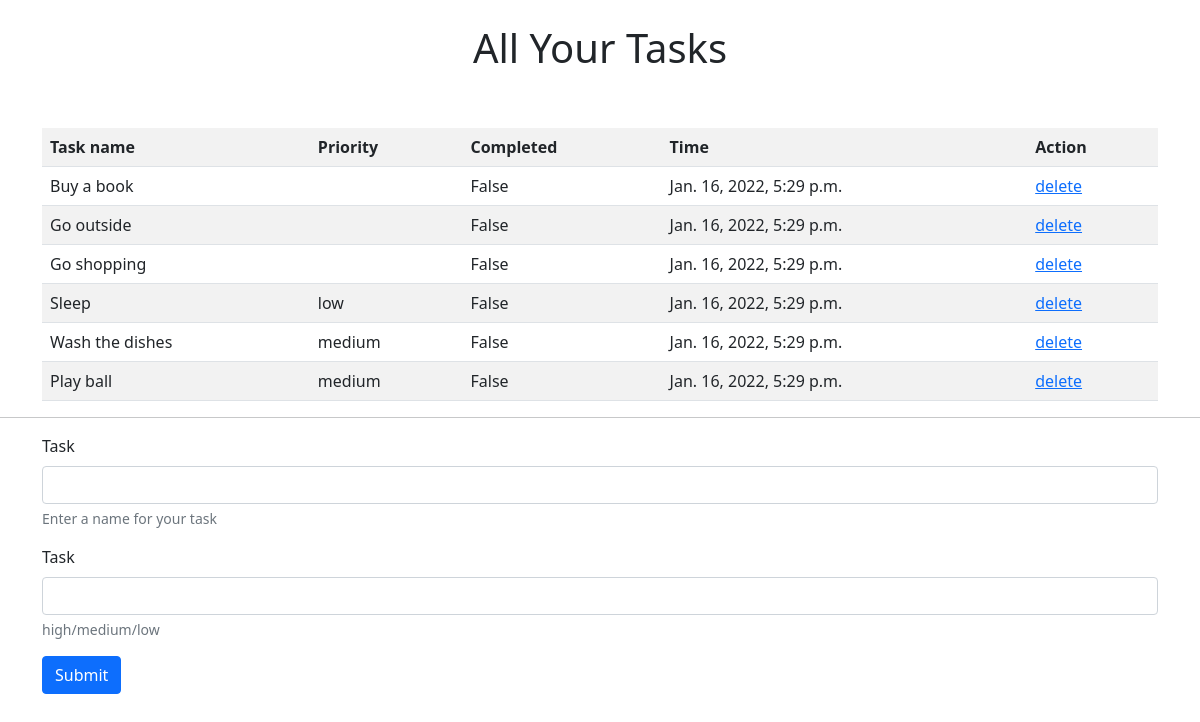
The page / on the database its author committed.
### task_management_app/models.py (models this page shows, shortened)
class Task(models.Model):
    task = models.CharField(max_length=30)
    priority = models.CharField(max_length=30)
    completed = models.BooleanField(default=False)
    time_date = models.DateTimeField(default=timezone.now())

### task_management_app/views.py (the view)
# urls.py: 2. Add a URL to urlpatterns:  path('', views.home, name='home')
def home(request):
    if request.method == "POST":
        form = TaskForm(request.POST or None)
        if form.is_valid():
            form.save()
            tasks = Task.objects.all()
            messages.success(request, message=("New item added!"))
            return render(request, template_name="index.html", context={"tasks": tasks})
    else:
        tasks = Task.objects.all()
        return render(request, template_name="index.html", context={"tasks": tasks})

### task_management_app/templates/index.html (shortened to what this page needs)
<html lang="en">
<head>
    <link href="https://cdn.jsdelivr.net/npm/bootstrap@5.1.3/dist/css/bootstrap.min.css" rel="stylesheet">
</head>
<body>
    <div class="container">
        <br><h1 class="text-center">All Your Tasks</h1><br><br>
        <table class="table table-striped table-hover">
            <tr>
                <th>Task name</th>
                <th>Priority</th>
                <th>Completed</th>
                <th>Time</th>
                <th>Action</th>
            </tr>
            {% for task in tasks %}
            <tr>
                <td>{{ task.task }}</td>
                <td>{{ task.priority }}</td>
                <td>{{ task.completed }}</td>
                <td>{{ task.time_date }}</td>
                <td><a href="{% url 'delete' task.id %}">delete</a></td>
            </tr>
            {% endfor %}
        </table>
    </div>
    <hr>
    <div class="container">
        <form action="{% url 'home' %}" method="post">
            <div class="mb-3">
                <label for="task" class="form-label">Task</label>
                <input type="text" class="form-control" name="task" id="task" aria-describedby="taskHelp">
                <div id="taskHelp" class="form-text">Enter a name for your task</div>
            </div>
            <div class="mb-3">
                <label for="priority" class="form-label">Task</label>
                <input type="text" class="form-control" name="priority" id="priority" aria-describedby="prioritykHelp">
                <div id="prioritykHelp" class="form-text">high/medium/low</div>
            </div>
            <button type="submit" class="btn btn-primary">Submit</button>
        </form>
    </div>
</body>
</html>

### rows shown on the page
Task: task "Buy a book", completed "False", time_date "Jan. 16, 2022, 5:29 p.m."
Task: task "Go outside", completed "False", time_date "Jan. 16, 2022, 5:29 p.m."
Task: task "Go shopping", completed "False", time_date "Jan. 16, 2022, 5:29 p.m."
Task: task "Sleep", priority "low", completed "False", time_date "Jan. 16, 2022, 5:29 p.m."
Task: task "Wash the dishes", priority "medium", completed "False", time_date "Jan. 16, 2022, 5:29 p.m."
Task: task "Play ball", priority "medium", completed "False", time_date "Jan. 16, 2022, 5:29 p.m."
